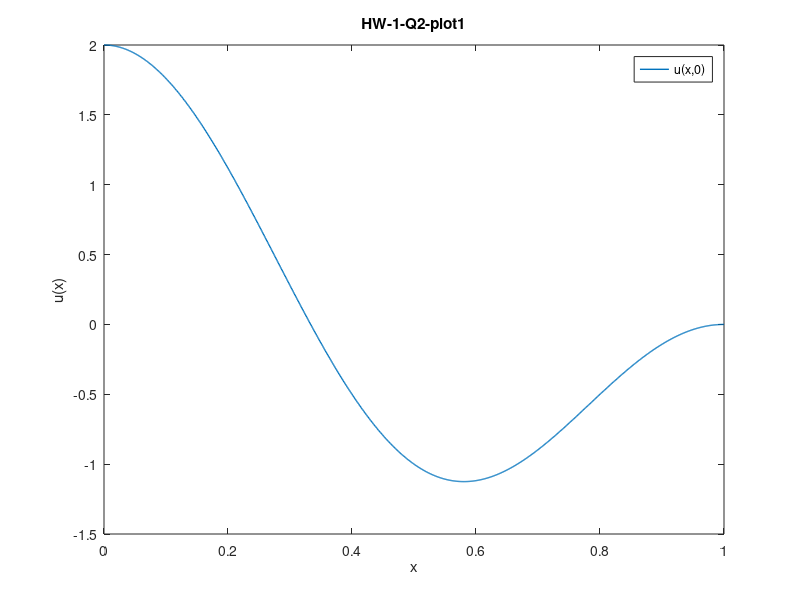
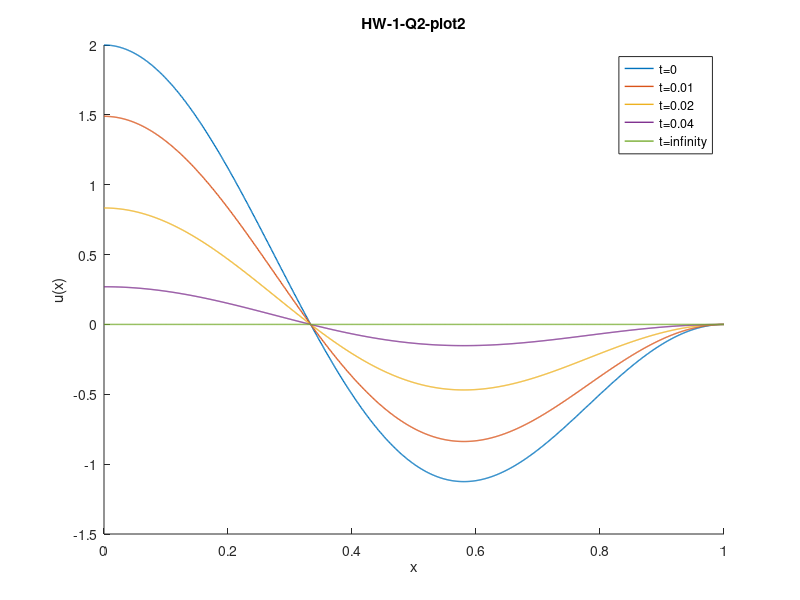

The MATLAB source for these figures, in order:
%% Question 1 Part (a)

clear
close all
dxa = 0.001;
x   = [0:dxa:1];

% P(x) = x^5-3*x^3+2*x^2+sin(pi*x)^8
% for full solution 
% -> u(x,t) = a0 + sum(an*cos(n*pi*x)*exp(-(n*pi)^2*t)),
% sum goes from n = 1 to infinity, a0 = integral(P(x))dx, intergral limits (0,1)
% an = 2*integral(P(x)*cos(n*pi*x)dx), integral limits - (0,1)

px = x.^5-3*x.^3+2*x.^2+sin(pi*x).^8;
N  = 100;
% let a0 = b
    for n = 1:N+1
        b(n) = trapz(x,px);
    end
    for n = 1:N
        a(n) = 2*trapz(x,px.*cos(n*pi*x));
    end

t  = [0 0.005 0.02 0.1];
u1a = 0*x;
u2a = 0*x;
u3a = 0*x;
u4a = 0*x;

%t = 0
for n=1:N
u1a = u1a + (a(n)*cos(n*pi*x)*exp(-((n*pi)^2)*t(1)));
end
%t = 0.005
for n=1:N
u2a = u2a + (a(n)*cos(n*pi*x)*exp(-((n*pi)^2)*t(2)));
end
%t = 0.02
for n=1:N
u3a = u3a + (a(n)*cos(n*pi*x)*exp(-((n*pi)^2)*t(3)));
end
%t = 0.1
for n=1:N
u4a = u4a + (a(n)*cos(n*pi*x)*exp(-((n*pi)^2)*t(4)));
end
% u1 = u1 + b;
% u2 = u2 + b;
% u3 = u3 + b;
% u4 = u4 + b;
hold on
plot(x,u1a, 'MarkerFaceColor', 'r','Linewidth',2);
plot(x,u2a, 'MarkerFaceColor', 'b','Linewidth',2);
plot(x,u3a, 'MarkerFaceColor', 'y','Linewidth',2);
plot(x,u4a, 'MarkerFaceColor', 'g','Linewidth',2);
legend('t = 0','t=0.005','t=0.02','t=0.1', 'Location', 'NorthEast')
title('HW-1-Q1-(a)')
hold off


%% Question 1 Part (b)

clear
close all
dxb = 0.001;
x   = [0:dxb:1];

% P(x) = x^5-3*x^3+2*x^2+sin(pi*x)^8
% for full solution 
% -> u(x,t) = sum(an*cos(((2*n+1)/2)*pi*x)*exp(-(((2*n+1)/2)*pi)^2*t)),
% sum goes from n = 1 to infinity
% an = 2*integral(P(x)*cos(((2*n+1)/2)*pi*x)dx, integral limits - (0,1)

px = x.^5-3*x.^3+2*x.^2+sin(pi*x).^8;
N  = 100;
    for n = 1:N
        a(n) = 2*trapz(x,px.*cos((((2*n+1)*pi*x)/2)));
    end

t  = [0 0.005 0.02 0.1];
u1b = 0*x;
u2b = 0*x;
u3b = 0*x;
u4b = 0*x;

%t = 0
for n=1:N
u1b = u1b + (a(n)*cos(((2*n+1)/2)*pi*x)*exp(-((n*pi)^2)*t(1)));
end
%t = 0.005
for n=1:N
u2b = u2b + (a(n)*cos(((2*n+1)/2)*pi*x)*exp(-((n*pi)^2)*t(2)));
end
%t = 0.02
for n=1:N
u3b = u3b + (a(n)*cos(((2*n+1)/2)*pi*x)*exp(-((n*pi)^2)*t(3)));
end
%t = 0.1
for n=1:N
u4b = u4b + (a(n)*cos(((2*n+1)/2)*pi*x)*exp(-((n*pi)^2)*t(4)));
end

hold on
plot(x,u1b, 'MarkerFaceColor', 'r','Linewidth',2);
plot(x,u2b, 'MarkerFaceColor', 'b','Linewidth',2);
plot(x,u3b, 'MarkerFaceColor', 'y','Linewidth',2);
plot(x,u4b, 'MarkerFaceColor', 'g','Linewidth',2);
legend('t = 0','t=0.005','t=0.02','t=0.1', 'Location', 'NorthEast')
title('HW-1-Q1-(b)')
hold off


%% Question 1 Part (c)

clear
close all
dxc = 0.001;
x   = [0:dxc:1];

% P(x) = x^5-3*x^3+2*x^2+sin(pi*x)^8
% for full solution 
% -> u(x,t) = sum(an*sin(n*pi*x)*exp(-(n*pi)^2*t)),
% sum goes from n = 1 to infinity
% an = 2*integral(P(x)*sin(n*pi*x)dx, integral limits - (0,1)

px = x.^5-3*x.^3+2*x.^2+sin(pi*x).^8;
N  = 100;
    for n = 1:N
        a(n) = 2*trapz(x,px.*sin(n*pi*x));
    end

t  = [0 0.005 0.02 0.1];
u1c = 0*x;
u2c = 0*x;
u3c = 0*x;
u4c = 0*x;

%t = 0
for n=1:N
u1c = u1c + (a(n)*sin(n*pi*x)*exp(-((n*pi)^2)*t(1)));
end
%t = 0.005
for n=1:N
u2c = u2c + (a(n)*sin(n*pi*x)*exp(-((n*pi)^2)*t(2)));
end
%t = 0.02
for n=1:N
u3c = u3c + (a(n)*sin(n*pi*x)*exp(-((n*pi)^2)*t(3)));
end
%t = 0.1
for n=1:N
u4c = u4c + (a(n)*sin(n*pi*x)*exp(-((n*pi)^2)*t(4)));
end

hold on
plot(x,u1c, 'MarkerFaceColor', 'r','Linewidth',2);
plot(x,u2c, 'MarkerFaceColor', 'b','Linewidth',2);
plot(x,u3c, 'MarkerFaceColor', 'y','Linewidth',2);
plot(x,u4c, 'MarkerFaceColor', 'g','Linewidth',2);
legend('t = 0','t=0.005','t=0.02','t=0.1', 'Location', 'NorthEast')
title('HW-1-Q1-(c)')
hold off



%% Question 2
clc;
clear; close all;

% Domain
dx = 0.001;
x  = 0:dx:1;
n  = 2;      % for problem solution

u1 = 0*x;
u2 = 0*x;
u3 = 0*x;
u4 = 0*x;

u_ss = 0*x; % Steady State Solution
t    = [0,0.01,0.03,0.07,5000];

% at u(x,0) let u(x,0)=d
d = cos(pi*x)+cos(2*pi*x);

% t = 0
u1 = (cos(pi*x)+cos(2*pi*x))*exp(log(1+t(1))*(-(3*pi^2)));

% t = .01
u2 = (cos(pi*x)+cos(2*pi*x))*exp(log(1+t(2))*(-(3*pi^2)));

% t = .02
u3 = (cos(pi*x)+cos(2*pi*x))*exp(log(1+t(3))*(-(3*pi^2)));

% t = 0.04
u4 = (cos(pi*x)+cos(2*pi*x))*exp(log(1+t(4))*(-(3*pi^2)));

% t = infinity
u_ss = (cos(pi*x)+cos(2*pi*x))*exp(log(1+t(5))*(-(3*pi^2)));

% plotting
clf
figure(1)
plot(x,d,'MarkerFaceColor','black','linewidth',1);
xlabel('x'); ylabel('u(x)')
legend('u(x,0)','Location','Northeast');
title('HW-1-Q2-plot1')
% Time intervals
figure(2)
hold on
plot(x,u1,'MarkerFaceColor','red','linewidth',1)
plot(x,u2,'MarkerFaceColor','blue','linewidth',1)
plot(x,u3,'MarkerFaceColor','green','linewidth',1)
plot(x,u4,'MarkerFaceColor','cyan','linewidth',1)
plot(x,u_ss,'MarkerFaceColor','yellow','linewidth',1)
legend('t=0','t=0.01','t=0.02','t=0.04','t=infinity','Location','Northeast')
xlabel('x');ylabel('u(x)');
title('HW-1-Q2-plot2')
hold off
